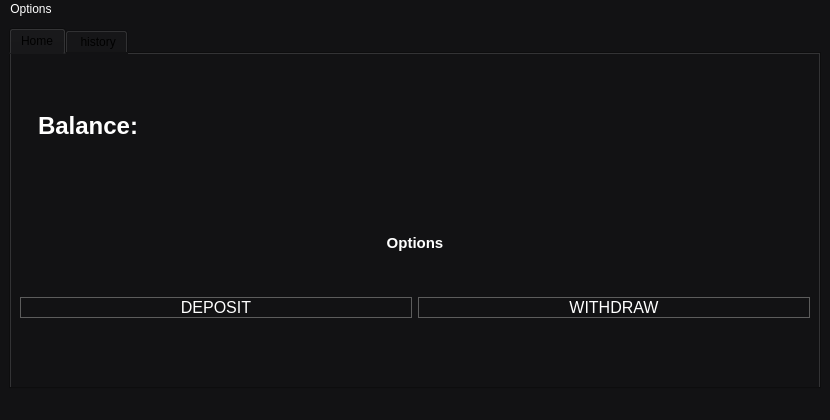
<?xml version="1.0" encoding="UTF-8"?>
<ui version="4.0">
 <class>BankWindow</class>
 <widget class="QMainWindow" name="BankWindow">
  <property name="geometry">
   <rect>
    <x>0</x>
    <y>0</y>
    <width>830</width>
    <height>420</height>
   </rect>
  </property>
  <property name="windowTitle">
   <string>Bank</string>
  </property>
  <property name="styleSheet">
   <string notr="true">background-color: #121214;</string>
  </property>
  <widget class="QWidget" name="centralwidget">
   <layout class="QGridLayout" name="gridLayout">
    <item row="0" column="1">
     <widget class="QTabWidget" name="tabWidget">
      <property name="currentIndex">
       <number>0</number>
      </property>
      <widget class="QWidget" name="tab">
       <attribute name="title">
        <string>Home</string>
       </attribute>
       <layout class="QVBoxLayout" name="verticalLayout_5">
        <item>
         <widget class="QWidget" name="widget_3" native="true">
          <layout class="QHBoxLayout" name="horizontalLayout_3">
           <item>
            <widget class="QWidget" name="widget_5" native="true">
             <layout class="QVBoxLayout" name="verticalLayout_6">
              <item>
               <widget class="QLabel" name="label_balance">
                <property name="font">
                 <font>
                  <pointsize>18</pointsize>
                  <bold>true</bold>
                 </font>
                </property>
                <property name="styleSheet">
                 <string notr="true">color: rgb(255, 255, 255);</string>
                </property>
                <property name="text">
                 <string>Balance:</string>
                </property>
               </widget>
              </item>
             </layout>
            </widget>
           </item>
           <item>
            <widget class="QWidget" name="widget_4" native="true"/>
           </item>
          </layout>
         </widget>
        </item>
        <item>
         <layout class="QVBoxLayout" name="verticalLayout_4">
          <item>
           <widget class="QLabel" name="label_2">
            <property name="font">
             <font>
              <pointsize>11</pointsize>
              <bold>true</bold>
             </font>
            </property>
            <property name="styleSheet">
             <string notr="true">color: rgb(255, 255, 255);</string>
            </property>
            <property name="text">
             <string>Options</string>
            </property>
            <property name="alignment">
             <set>Qt::AlignCenter</set>
            </property>
           </widget>
          </item>
          <item>
           <layout class="QHBoxLayout" name="horizontalLayout_2">
            <item>
             <widget class="QPushButton" name="pushButton_deposit">
              <property name="font">
               <font>
                <family>Nirmala UI</family>
                <pointsize>12</pointsize>
                <bold>false</bold>
               </font>
              </property>
              <property name="cursor">
               <cursorShape>PointingHandCursor</cursorShape>
              </property>
              <property name="styleSheet">
               <string notr="true">QPushButton{
	color: rgb(255, 255, 255);
	border:1px solid rgb(92,92,92);
}

QPushButton:hover{
	background-color: #191919;
}

</string>
              </property>
              <property name="text">
               <string>DEPOSIT</string>
              </property>
             </widget>
            </item>
            <item>
             <widget class="QPushButton" name="pushButton_withdraw">
              <property name="font">
               <font>
                <family>Nirmala UI</family>
                <pointsize>12</pointsize>
               </font>
              </property>
              <property name="cursor">
               <cursorShape>PointingHandCursor</cursorShape>
              </property>
              <property name="styleSheet">
               <string notr="true">QPushButton{
	color: rgb(255, 255, 255);
	border:1px solid rgb(92,92,92);
}

QPushButton:hover{
	background-color: #191919;
}

</string>
              </property>
              <property name="text">
               <string>WITHDRAW</string>
              </property>
             </widget>
            </item>
           </layout>
          </item>
         </layout>
        </item>
        <item>
         <spacer name="horizontalSpacer">
          <property name="orientation">
           <enum>Qt::Horizontal</enum>
          </property>
          <property name="sizeHint" stdset="0">
           <size>
            <width>40</width>
            <height>20</height>
           </size>
          </property>
         </spacer>
        </item>
        <item>
         <spacer name="horizontalSpacer_3">
          <property name="orientation">
           <enum>Qt::Horizontal</enum>
          </property>
          <property name="sizeHint" stdset="0">
           <size>
            <width>40</width>
            <height>20</height>
           </size>
          </property>
         </spacer>
        </item>
        <item>
         <spacer name="horizontalSpacer_2">
          <property name="orientation">
           <enum>Qt::Horizontal</enum>
          </property>
          <property name="sizeHint" stdset="0">
           <size>
            <width>40</width>
            <height>20</height>
           </size>
          </property>
         </spacer>
        </item>
       </layout>
      </widget>
      <widget class="QWidget" name="tab_2">
       <attribute name="title">
        <string> history</string>
       </attribute>
       <layout class="QVBoxLayout" name="verticalLayout_2">
        <item>
         <widget class="QWidget" name="widget_6" native="true">
          <property name="minimumSize">
           <size>
            <width>0</width>
            <height>60</height>
           </size>
          </property>
          <layout class="QHBoxLayout" name="horizontalLayout_4">
           <item>
            <widget class="QWidget" name="widget_9" native="true">
             <widget class="QComboBox" name="comboBox_transaction_type">
              <property name="geometry">
               <rect>
                <x>10</x>
                <y>0</y>
                <width>181</width>
                <height>31</height>
               </rect>
              </property>
              <property name="font">
               <font>
                <family>Nirmala UI</family>
                <pointsize>12</pointsize>
               </font>
              </property>
              <property name="cursor">
               <cursorShape>PointingHandCursor</cursorShape>
              </property>
              <property name="styleSheet">
               <string notr="true">color:  black;
background-color: rgb(255, 255, 255);
border-radius: 5px;</string>
              </property>
              <item>
               <property name="text">
                <string>Deposit</string>
               </property>
              </item>
              <item>
               <property name="text">
                <string>Withdraw</string>
               </property>
              </item>
             </widget>
            </widget>
           </item>
           <item>
            <widget class="QWidget" name="widget_8" native="true">
             <layout class="QHBoxLayout" name="horizontalLayout_5">
              <item>
               <widget class="QLabel" name="label_quantity_found_history">
                <property name="styleSheet">
                 <string notr="true">color: rgb(255, 255, 255);</string>
                </property>
                <property name="text">
                 <string>Found:</string>
                </property>
               </widget>
              </item>
              <item>
               <widget class="QLabel" name="label_4">
                <property name="styleSheet">
                 <string notr="true">color: rgb(255, 255, 255);</string>
                </property>
                <property name="text">
                 <string/>
                </property>
               </widget>
              </item>
             </layout>
            </widget>
           </item>
          </layout>
         </widget>
        </item>
        <item>
         <widget class="QWidget" name="widget_7" native="true">
          <property name="sizePolicy">
           <sizepolicy hsizetype="Preferred" vsizetype="Preferred">
            <horstretch>0</horstretch>
            <verstretch>3</verstretch>
           </sizepolicy>
          </property>
          <layout class="QGridLayout" name="gridLayout_3">
           <item row="1" column="0">
            <widget class="QTableWidget" name="tableWidget_history">
             <property name="styleSheet">
              <string notr="true">
QTableWidget{
	border: none;
	color: white;

}

QTableWidget:item{
	color: white;
}</string>
             </property>
             <attribute name="verticalHeaderMinimumSectionSize">
              <number>20</number>
             </attribute>
             <column>
              <property name="text">
               <string>Date</string>
              </property>
             </column>
             <column>
              <property name="text">
               <string>amount</string>
              </property>
             </column>
            </widget>
           </item>
           <item row="0" column="0">
            <widget class="Line" name="line">
             <property name="orientation">
              <enum>Qt::Horizontal</enum>
             </property>
            </widget>
           </item>
          </layout>
         </widget>
        </item>
       </layout>
      </widget>
     </widget>
    </item>
   </layout>
  </widget>
  <widget class="QStatusBar" name="statusbar"/>
  <widget class="QMenuBar" name="menuBar">
   <property name="geometry">
    <rect>
     <x>0</x>
     <y>0</y>
     <width>830</width>
     <height>21</height>
    </rect>
   </property>
   <property name="cursor">
    <cursorShape>PointingHandCursor</cursorShape>
   </property>
   <property name="styleSheet">
    <string notr="true">color:white;</string>
   </property>
   <widget class="QMenu" name="menuOptions">
    <property name="title">
     <string>Options</string>
    </property>
    <addaction name="actionLeave"/>
   </widget>
   <addaction name="menuOptions"/>
  </widget>
  <action name="actionLeave">
   <property name="text">
    <string>Leave</string>
   </property>
  </action>
 </widget>
 <resources/>
 <connections/>
</ui>
